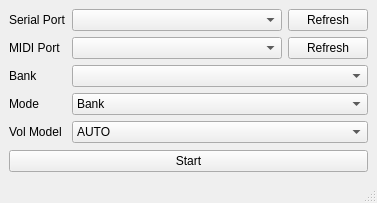
<?xml version="1.0" encoding="UTF-8"?>
<ui version="4.0">
 <class>MainWindow</class>
 <widget class="QMainWindow" name="MainWindow">
  <property name="geometry">
   <rect>
    <x>0</x>
    <y>0</y>
    <width>377</width>
    <height>203</height>
   </rect>
  </property>
  <property name="windowTitle">
   <string>RetroWave MIDI Proxy</string>
  </property>
  <widget class="QWidget" name="centralwidget">
   <layout class="QGridLayout" name="gridLayout">
    <item row="0" column="0">
     <layout class="QFormLayout" name="formLayout">
      <item row="0" column="0">
       <widget class="QLabel" name="l_spp">
        <property name="text">
         <string>Serial Port</string>
        </property>
       </widget>
      </item>
      <item row="0" column="1">
       <layout class="QHBoxLayout" name="horizontalLayout">
        <item>
         <widget class="QComboBox" name="cb_spp_list">
          <property name="sizePolicy">
           <sizepolicy hsizetype="MinimumExpanding" vsizetype="Fixed">
            <horstretch>0</horstretch>
            <verstretch>0</verstretch>
           </sizepolicy>
          </property>
          <property name="editable">
           <bool>false</bool>
          </property>
         </widget>
        </item>
        <item>
         <widget class="QPushButton" name="btn_spp_refresh">
          <property name="sizePolicy">
           <sizepolicy hsizetype="Preferred" vsizetype="Fixed">
            <horstretch>0</horstretch>
            <verstretch>0</verstretch>
           </sizepolicy>
          </property>
          <property name="text">
           <string>Refresh</string>
          </property>
         </widget>
        </item>
       </layout>
      </item>
      <item row="2" column="0">
       <widget class="QLabel" name="l_bank">
        <property name="text">
         <string>Bank</string>
        </property>
       </widget>
      </item>
      <item row="2" column="1">
       <widget class="QComboBox" name="cb_bank_list">
        <property name="sizePolicy">
         <sizepolicy hsizetype="MinimumExpanding" vsizetype="Fixed">
          <horstretch>0</horstretch>
          <verstretch>0</verstretch>
         </sizepolicy>
        </property>
       </widget>
      </item>
      <item row="1" column="0">
       <widget class="QLabel" name="l_midi">
        <property name="text">
         <string>MIDI Port</string>
        </property>
       </widget>
      </item>
      <item row="1" column="1">
       <layout class="QHBoxLayout" name="horizontalLayout_2">
        <item>
         <widget class="QComboBox" name="cb_midiport_list">
          <property name="sizePolicy">
           <sizepolicy hsizetype="MinimumExpanding" vsizetype="Fixed">
            <horstretch>0</horstretch>
            <verstretch>0</verstretch>
           </sizepolicy>
          </property>
         </widget>
        </item>
        <item>
         <widget class="QPushButton" name="btn_midi_refresh">
          <property name="text">
           <string>Refresh</string>
          </property>
         </widget>
        </item>
       </layout>
      </item>
      <item row="3" column="0">
       <widget class="QLabel" name="l_mode">
        <property name="text">
         <string>Mode</string>
        </property>
       </widget>
      </item>
      <item row="3" column="1">
       <widget class="QComboBox" name="cb_mode_list">
        <property name="sizePolicy">
         <sizepolicy hsizetype="MinimumExpanding" vsizetype="Fixed">
          <horstretch>0</horstretch>
          <verstretch>0</verstretch>
         </sizepolicy>
        </property>
        <item>
         <property name="text">
          <string>Bank</string>
         </property>
        </item>
        <item>
         <property name="text">
          <string>Direct</string>
         </property>
        </item>
       </widget>
      </item>
      <item row="4" column="0">
       <widget class="QLabel" name="l_volmode">
        <property name="text">
         <string>Vol Model</string>
        </property>
       </widget>
      </item>
      <item row="4" column="1">
       <widget class="QComboBox" name="cb_volmodel_list">
        <property name="sizePolicy">
         <sizepolicy hsizetype="MinimumExpanding" vsizetype="Fixed">
          <horstretch>0</horstretch>
          <verstretch>0</verstretch>
         </sizepolicy>
        </property>
        <item>
         <property name="text">
          <string>AUTO</string>
         </property>
        </item>
        <item>
         <property name="text">
          <string>Generic</string>
         </property>
        </item>
        <item>
         <property name="text">
          <string>NativeOPL3</string>
         </property>
        </item>
        <item>
         <property name="text">
          <string>DMX</string>
         </property>
        </item>
        <item>
         <property name="text">
          <string>APOGEE</string>
         </property>
        </item>
        <item>
         <property name="text">
          <string>9X</string>
         </property>
        </item>
        <item>
         <property name="text">
          <string>DMX_Fixed</string>
         </property>
        </item>
        <item>
         <property name="text">
          <string>APOGEE_Fixed</string>
         </property>
        </item>
        <item>
         <property name="text">
          <string>AIL</string>
         </property>
        </item>
        <item>
         <property name="text">
          <string>9X_GENERIC_FM</string>
         </property>
        </item>
        <item>
         <property name="text">
          <string>HMI</string>
         </property>
        </item>
        <item>
         <property name="text">
          <string>HMI_OLD</string>
         </property>
        </item>
       </widget>
      </item>
     </layout>
    </item>
    <item row="1" column="0">
     <widget class="QPushButton" name="btn_start_stop">
      <property name="text">
       <string>Start</string>
      </property>
     </widget>
    </item>
   </layout>
  </widget>
  <widget class="QStatusBar" name="statusbar"/>
 </widget>
 <resources/>
 <connections/>
</ui>
